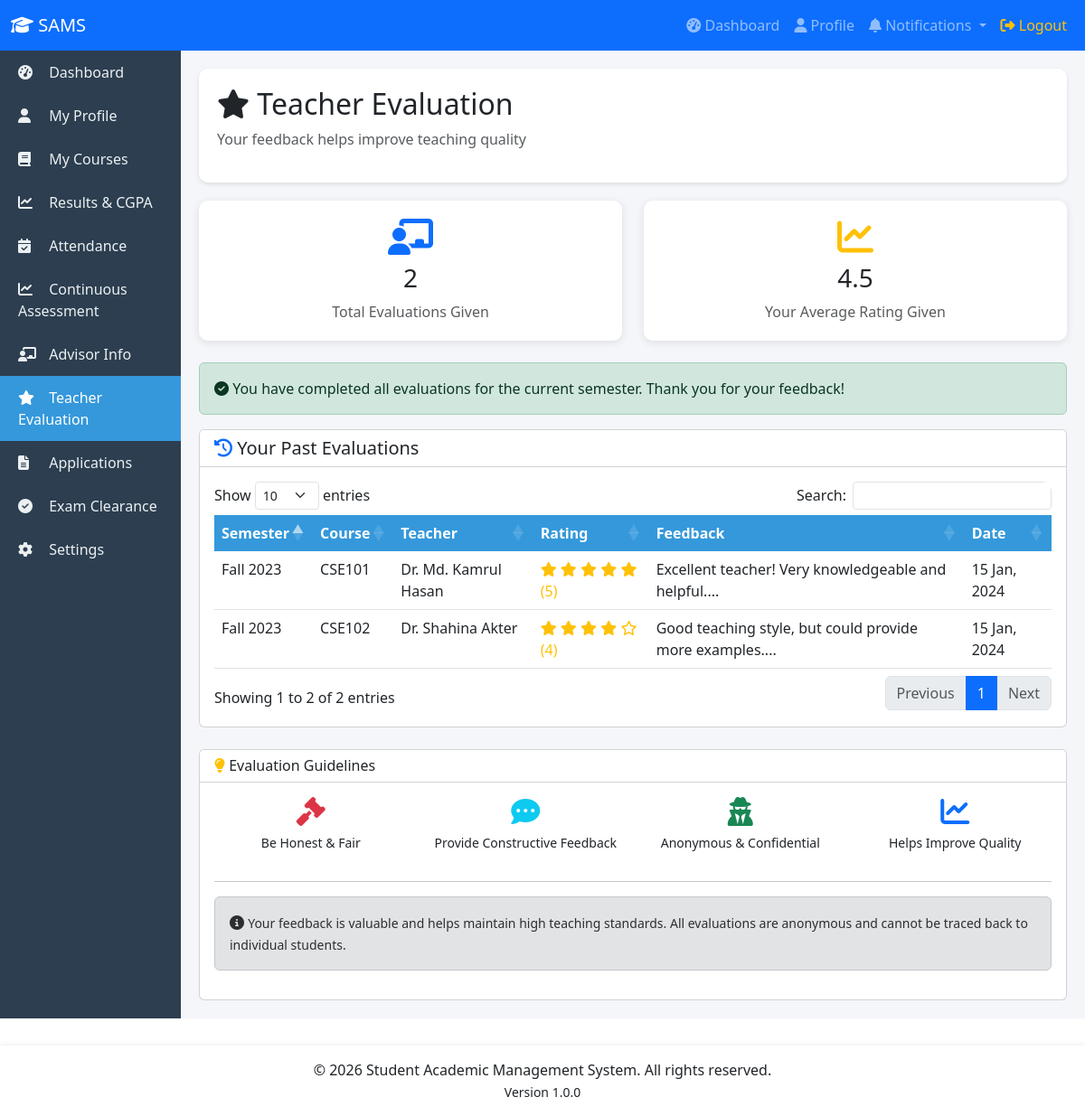
/student/evaluations.php (signed in), run on the app's committed database.
### tables this page shows
CREATE TABLE teacher_evaluation (
    evaluation_id INT AUTO_INCREMENT PRIMARY KEY,
    student_id INT NOT NULL,
    teacher_id INT NOT NULL,
    course_id INT NOT NULL,
    semester_id INT NOT NULL,
    rating INT CHECK (rating BETWEEN 1 AND 5),
    feedback TEXT,
    evaluation_date DATE DEFAULT CURRENT_DATE,
    created_at TIMESTAMP DEFAULT CURRENT_TIMESTAMP,
    UNIQUE KEY unique_evaluation (student_id, teacher_id, course_id, semester_id),
    FOREIGN KEY (student_id) REFERENCES student(student_id) ON DELETE CASCADE ON UPDATE CASCADE,
    FOREIGN KEY (teacher_id) REFERENCES teacher(teacher_id) ON DELETE CASCADE ON UPDATE CASCADE,
    FOREIGN KEY (course_id) REFERENCES course(course_id) ON DELETE CASCADE ON UPDATE CASCADE,
    FOREIGN KEY (semester_id) REFERENCES semester(semester_id) ON DELETE CASCADE ON UPDATE CASCADE,
    INDEX idx_evaluation_teacher (teacher_id),
    INDEX idx_evaluation_course (course_id)
);

CREATE TABLE semester (
    semester_id INT AUTO_INCREMENT PRIMARY KEY,
    name VARCHAR(10) NOT NULL,
    year INT NOT NULL,
    is_current BOOLEAN DEFAULT FALSE,
    start_date DATE,
    end_date DATE,
    created_at TIMESTAMP DEFAULT CURRENT_TIMESTAMP,
    UNIQUE KEY unique_semester (name, year)
);

CREATE TABLE course (
    course_id INT AUTO_INCREMENT PRIMARY KEY,
    course_code VARCHAR(20) UNIQUE NOT NULL,
    course_title VARCHAR(100) NOT NULL,
    credit DECIMAL(3,1) NOT NULL,
    department_id INT NOT NULL,
    is_active BOOLEAN DEFAULT TRUE,
    created_at TIMESTAMP DEFAULT CURRENT_TIMESTAMP,
    updated_at TIMESTAMP DEFAULT CURRENT_TIMESTAMP ON UPDATE CURRENT_TIMESTAMP,
    CONSTRAINT chk_credit CHECK (credit > 0),
    FOREIGN KEY (department_id) REFERENCES department(department_id) ON DELETE RESTRICT ON UPDATE CASCADE,
    INDEX idx_course_department (department_id),
    INDEX idx_course_code (course_code)
);

CREATE TABLE teacher (
    teacher_id INT AUTO_INCREMENT PRIMARY KEY,
    teacher_name VARCHAR(100) NOT NULL,
    email VARCHAR(100) UNIQUE NOT NULL,
    phone VARCHAR(20),
    designation VARCHAR(50),
    department_id INT NOT NULL,
    joining_date DATE,
    office_room VARCHAR(20),
    created_at TIMESTAMP DEFAULT CURRENT_TIMESTAMP,
    updated_at TIMESTAMP DEFAULT CURRENT_TIMESTAMP ON UPDATE CURRENT_TIMESTAMP,
    FOREIGN KEY (department_id) REFERENCES department(department_id) ON DELETE RESTRICT ON UPDATE CASCADE,
    INDEX idx_teacher_department (department_id),
    INDEX idx_teacher_email (email)
);

### config/database.php (called while the page is built, shortened)
<?php
class Database {
    private static $instance = null;
    private $pdo;
    private function __construct() {
        try {
            $this->pdo = new PDO(
                "mysql:host=" . DB_HOST . ";dbname=" . DB_NAME . ";charset=utf8mb4",
                DB_USER,
                DB_PASS,
                [
                    PDO::ATTR_ERRMODE => PDO::ERRMODE_EXCEPTION,
                    PDO::ATTR_DEFAULT_FETCH_MODE => PDO::FETCH_ASSOC,
                    PDO::ATTR_EMULATE_PREPARES => false
                ]
            );
        } catch(PDOException $e) {
            die("Database Connection Failed: " . $e->getMessage());
        }
    }
    public static function getInstance() {
        if (self::$instance === null) {
            self::$instance = new Database();
        }
        return self::$instance;
    }
    public function getConnection() {
        return $this->pdo;
    }
}
function dbQuery($sql, $params = []) {
    $db = Database::getInstance()->getConnection();
    $stmt = $db->prepare($sql);
    $stmt->execute($params);
    return $stmt;
}
function dbGetRow($sql, $params = []) {
    $stmt = dbQuery($sql, $params);
    return $stmt->fetch();
}
function dbGetAll($sql, $params = []) {
    $stmt = dbQuery($sql, $params);
    return $stmt->fetchAll();
}
?>

### includes/functions.php (called while the page is built, shortened)
<?php
function formatDate($date, $format = DATE_FORMAT) {
    return ($date && $date != '0000-00-00') ? date($format, strtotime($date)) : 'N/A';
}
?>

### student/evaluations.php (the view, shortened to what this page needs)
<?php
$student_id = $_SESSION['user_id'];
$current_semester = getCurrentSemester();
$current_semester_id = $current_semester ? $current_semester['semester_id'] : null;
$courses_to_evaluate = [];
if ($current_semester_id) {
    $courses_to_evaluate = dbGetAll("
        SELECT DISTINCT
            c.course_id,
            c.course_code,
            c.course_title,
            ct.teacher_id,
            t.teacher_name,
            ct.section
        FROM course_registration cr
        JOIN course c ON cr.course_id = c.course_id
        JOIN course_teacher ct ON c.course_id = ct.course_id AND ct.semester_id = cr.semester_id
        JOIN teacher t ON ct.teacher_id = t.teacher_id
        WHERE cr.student_id = ?
            AND cr.semester_id = ?
            AND cr.is_dropped = FALSE
            AND NOT EXISTS (
                SELECT 1 FROM teacher_evaluation te
                WHERE te.student_id = cr.student_id
                    AND te.course_id = cr.course_id
                    AND te.semester_id = cr.semester_id
            )
    ", [$student_id, $current_semester_id]);
}
$past_evaluations = dbGetAll("
    SELECT
        te.*,
        c.course_code,
        c.course_title,
        t.teacher_name,
        s.name as semester_name,
        s.year
    FROM teacher_evaluation te
    JOIN course c ON te.course_id = c.course_id
    JOIN teacher t ON te.teacher_id = t.teacher_id
    JOIN semester s ON te.semester_id = s.semester_id
    WHERE te.student_id = ?
    ORDER BY te.created_at DESC
", [$student_id]);
$eval_stats = dbGetRow("
    SELECT
        COUNT(*) as total_evaluations,
        ROUND(AVG(rating), 1) as avg_rating
    FROM teacher_evaluation
    WHERE student_id = ?
", [$student_id]);
?>
<?php include '../includes/header.php'; ?>
<div class="page-header">
    <h2><i class="fas fa-star"></i> Teacher Evaluation</h2>
    <p class="text-muted">Your feedback helps improve teaching quality</p>
</div>
<div class="row mb-4">
    <div class="col-md-6">
        <div class="stat-card text-center">
            <i class="fas fa-chalkboard-user fa-2x text-primary"></i>
            <h3 class="mt-2"><?php echo $eval_stats['total_evaluations']; ?></h3>
            <p class="text-muted mb-0">Total Evaluations Given</p>
        </div>
    </div>
    <div class="col-md-6">
        <div class="stat-card text-center">
            <i class="fas fa-chart-line fa-2x text-warning"></i>
            <h3 class="mt-2"><?php echo $eval_stats['avg_rating'] ? number_format($eval_stats['avg_rating'], 1) : 'N/A'; ?></h3>
            <p class="text-muted mb-0">Your Average Rating Given</p>
        </div>
    </div>
</div>
<?php if (!empty($courses_to_evaluate)): ?>
<div class="card mb-4">
    <div class="card-header bg-white">
        <h5 class="mb-0"><i class="fas fa-edit text-primary"></i> Courses to Evaluate (Current Semester)</h5>
    </div>
    <div class="card-body">
        <div class="row">
            <?php foreach ($courses_to_evaluate as $course): ?>
            <div class="col-md-6 mb-3">
                <div class="card h-100">
                    <div class="card-body">
                        <h6 class="card-title">
                            <strong><?php echo $course['course_code']; ?></strong> - <?php echo $course['course_title']; ?>
                        </h6>
                        <p class="card-text">
                            <i class="fas fa-chalkboard-user"></i> Teacher: <?php echo $course['teacher_name']; ?><br>
                            <i class="fas fa-users"></i> Section: <?php echo $course['section']; ?>
                        </p>
                        <button type="button" class="btn btn-primary btn-sm" data-bs-toggle="modal"
                                data-bs-target="#evalModal<?php echo $course['course_id']; ?>">
                            <i class="fas fa-star"></i> Evaluate Now
                        </button>
                    </div>
                </div>
            </div>
            <div class="modal fade" id="evalModal<?php echo $course['course_id']; ?>" tabindex="-1">
                <div class="modal-dialog modal-lg">
                    <div class="modal-content">
                        <form method="POST" action="">
                            <input type="hidden" name="course_id" value="<?php echo $course['course_id']; ?>">
                            <input type="hidden" name="teacher_id" value="<?php echo $course['teacher_id']; ?>">
                            <div class="modal-header bg-primary text-white">
                                <h5 class="modal-title">
                                    <i class="fas fa-star"></i> Evaluate: <?php echo $course['course_code']; ?> - <?php echo $course['teacher_name']; ?>
                                </h5>
                                <button type="button" class="btn-close btn-close-white" data-bs-dismiss="modal"></button>
                            </div>
                            <div class="modal-body">
                                <div class="mb-4">
                                    <label class="form-label fw-bold">Rating (1-5):</label>
                                    <div class="rating-stars">
                                        <div class="btn-group" role="group">
                                            <?php for ($i = 1; $i <= 5; $i++): ?>
                                            <input type="radio" class="btn-check" name="rating" id="star<?php echo $i . '_' . $course['course_id']; ?>"
                                                   value="<?php echo $i; ?>" autocomplete="off" required>
                                            <label class="btn btn-outline-warning" for="star<?php echo $i . '_' . $course['course_id']; ?>">
                                                <i class="fas fa-star"></i> <?php echo $i; ?>
                                            </label>
                                            <?php endfor; ?>
                                        </div>
                                    </div>
                                    <div class="rating-labels mt-2">
                                        <small class="text-muted">1 = Poor | 2 = Fair | 3 = Good | 4 = Very Good | 5 = Excellent</small>
                                    </div>
                                </div>
                                <div class="mb-3">
                                    <label class="form-label fw-bold">Feedback / Comments:</label>
                                    <textarea name="feedback" class="form-control" rows="5" required
                                              placeholder="Please share your experience... What did the teacher do well? What could be improved?"></textarea>
                                </div>
                                <div class="alert alert-info">
                                    <i class="fas fa-info-circle"></i>
                                    <small>Your feedback is anonymous and helps improve teaching quality. Please be honest and constructive.</small>
                                </div>
                            </div>
                            <div class="modal-footer">
                                <button type="button" class="btn btn-secondary" data-bs-dismiss="modal">Cancel</button>
                                <button type="submit" name="submit_evaluation" class="btn btn-primary">
                                    <i class="fas fa-paper-plane"></i> Submit Evaluation
                                </button>
                            </div>
                        </form>
                    </div>
                </div>
            </div>
            <?php endforeach; ?>
        </div>
    </div>
</div>
<?php else: ?>
<div class="alert alert-success">
    <i class="fas fa-check-circle"></i>
    You have completed all evaluations for the current semester. Thank you for your feedback!
</div>
<?php endif; ?>
<?php if (!empty($past_evaluations)): ?>
<div class="card">
    <div class="card-header bg-white">
        <h5 class="mb-0"><i class="fas fa-history text-primary"></i> Your Past Evaluations</h5>
    </div>
    <div class="card-body">
        <div class="table-responsive">
            <table class="table table-hover datatable">
                <thead>
                    <tr>
                        <th>Semester</th>
                        <th>Course</th>
                        <th>Teacher</th>
                        <th>Rating</th>
                        <th>Feedback</th>
                        <th>Date</th>
                    </tr>
                </thead>
                <tbody>
                    <?php foreach ($past_evaluations as $eval): ?>
                    <tr>
                        <td><?php echo $eval['semester_name'] . ' ' . $eval['year']; ?></td>
                        <td><?php echo $eval['course_code']; ?></td>
                        <td><?php echo $eval['teacher_name']; ?></td>
                        <td>
                            <div class="text-warning">
                                <?php for ($i = 1; $i <= 5; $i++): ?>
                                    <?php if ($i <= $eval['rating']): ?>
                                        <i class="fas fa-star"></i>
                                    <?php else: ?>
                                        <i class="far fa-star"></i>
                                    <?php endif; ?>
                                <?php endfor; ?>
                                (<?php echo $eval['rating']; ?>)
                            </div>
                        </td>
                        <td><?php echo substr($eval['feedback'], 0, 100); ?>...</td>
                        <td><?php echo formatDate($eval['evaluation_date']); ?></td>
                    </tr>
                    <?php endforeach; ?>
                </tbody>
            </table>
        </div>
    </div>
</div>
<?php endif; ?>
<div class="row mt-4">
    <div class="col-md-12">
        <div class="card">
            <div class="card-header bg-white">
                <h6 class="mb-0"><i class="fas fa-lightbulb text-warning"></i> Evaluation Guidelines</h6>
            </div>
            <div class="card-body">
                <div class="row">
                    <div class="col-md-3">
                        <div class="text-center">
                            <i class="fas fa-gavel fa-2x text-danger mb-2"></i>
                            <p class="small">Be Honest & Fair</p>
                        </div>
                    </div>
                    <div class="col-md-3">
                        <div class="text-center">
                            <i class="fas fa-comment-dots fa-2x text-info mb-2"></i>
                            <p class="small">Provide Constructive Feedback</p>
                        </div>
                    </div>
                    <div class="col-md-3">
                        <div class="text-center">
                            <i class="fas fa-user-secret fa-2x text-success mb-2"></i>
                            <p class="small">Anonymous & Confidential</p>
                        </div>
                    </div>
                    <div class="col-md-3">
                        <div class="text-center">
                            <i class="fas fa-chart-line fa-2x text-primary mb-2"></i>
                            <p class="small">Helps Improve Quality</p>
                        </div>
                    </div>
                </div>
                <hr>
                <div class="alert alert-secondary">
                    <i class="fas fa-info-circle"></i>
                    <small>Your feedback is valuable and helps maintain high teaching standards. All evaluations are anonymous and cannot be traced back to individual students.</small>
                </div>
            </div>
        </div>
    </div>
</div>
<?php include '../includes/footer.php'; ?>

### assets/style.css (style rules this page uses)
.table-responsive { border-radius: 10px; overflow: hidden; }
.table thead th { background: #3498db; color: white; border: none; }

### includes/header.php (style rules this page uses)
.stat-card { background: white; border-radius: 10px; padding: 20px; box-shadow: 0 2px 10px rgba(0,0,0,0.1); transition: transform 0.3s; }
.stat-card i { font-size: 40px; color: #3498db; }
.page-header { background: white; padding: 20px; border-radius: 10px; margin-bottom: 20px; box-shadow: 0 2px 5px rgba(0,0,0,0.1); }

### data on the page
teacher_evaluation: semester.name "Fall", semester.year "2023", course.course_code "CSE101", teacher.teacher_name "Dr. Md. Kamrul Hasan", rating "5", feedback "Excellent teacher! Very knowledgeable and helpful.", evaluation_date "15 Jan, 2024"
teacher_evaluation: semester.name "Fall", semester.year "2023", course.course_code "CSE102", teacher.teacher_name "Dr. Shahina Akter", rating "4", feedback "Good teaching style, but could provide more examples.", evaluation_date "15 Jan, 2024"

### other printed values
APP_SHORT_NAME "SAMS"
$eval_stats['total_evaluations'] "2"
$eval_stats['avg_rating'] "4.5"
APP_YEAR "2026"
APP_NAME "Student Academic Management System"
APP_VERSION "1.0.0"
